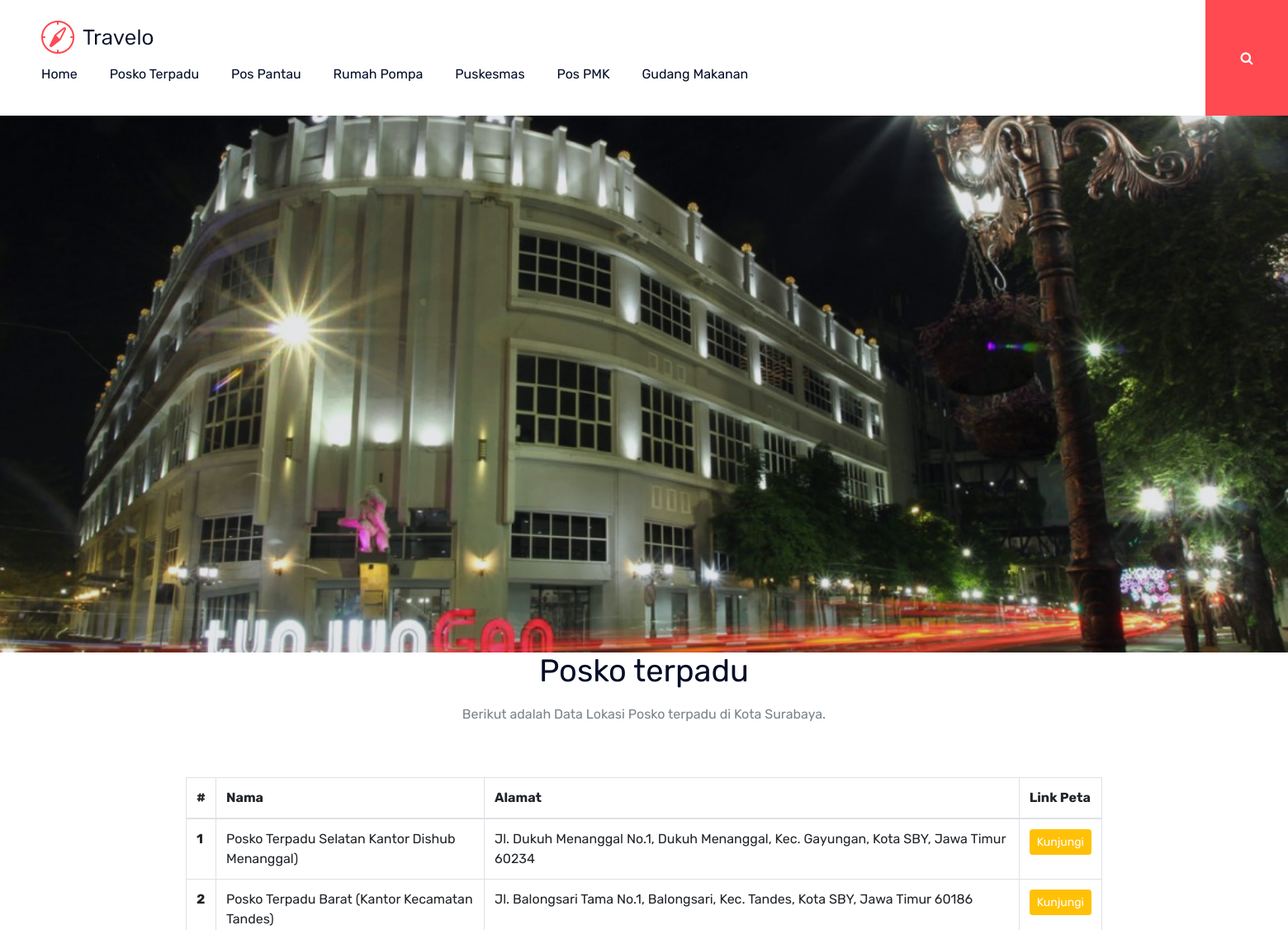
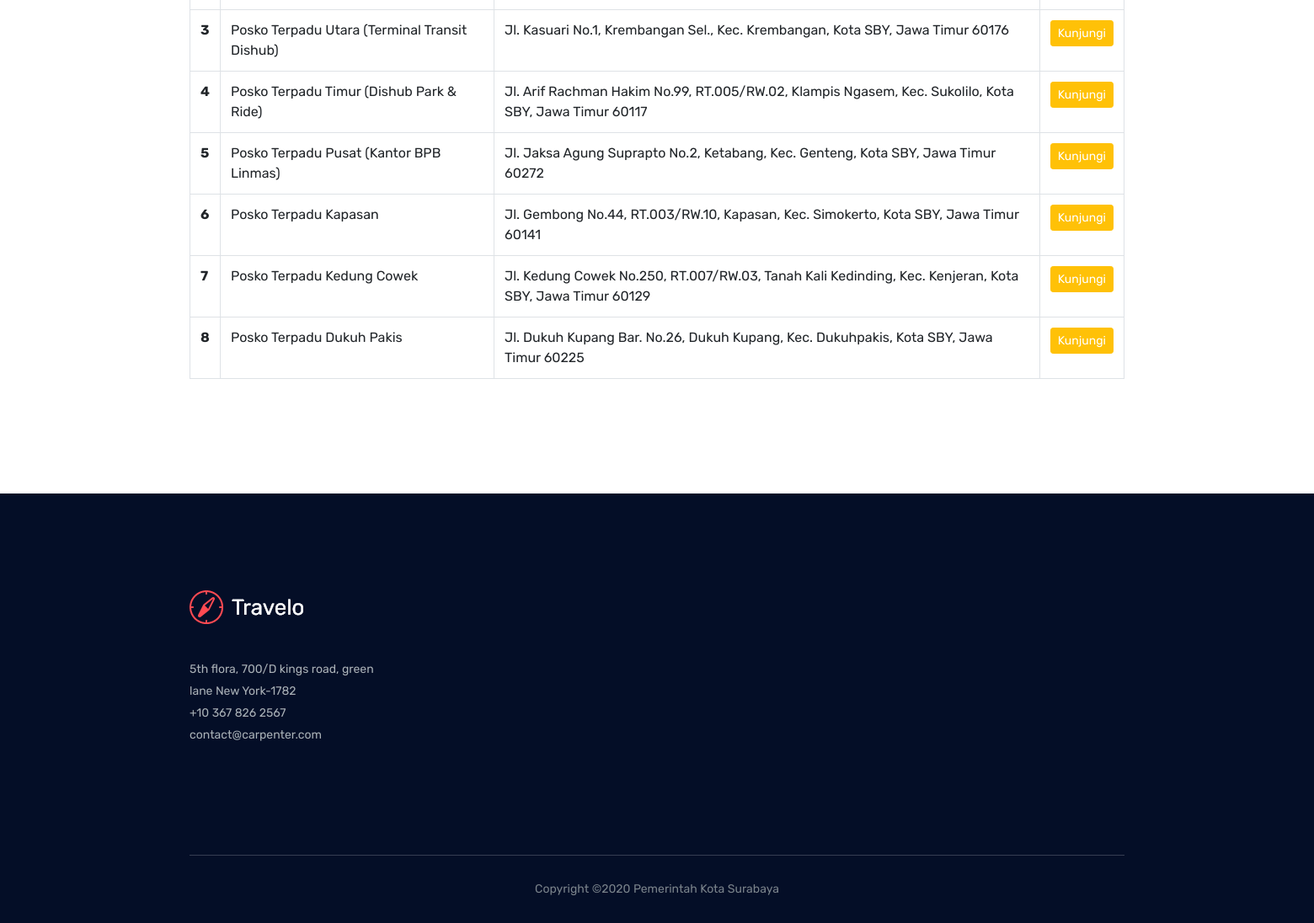
Screenshot of /kategori_lokasi/tipe/posko_terpadu with the database file from the repository (2 pictures, top to bottom).
### tables this page shows
CREATE TABLE `tipe_objek_vital`  (
  `id_tipe` bigint(20) NOT NULL AUTO_INCREMENT,
  `nama_tipe` varchar(255) NULL DEFAULT NULL,
  `urut` int(2) NULL DEFAULT NULL,
  `url` varchar(255) NULL DEFAULT NULL,
  PRIMARY KEY (`id_tipe`) USING BTREE
);

CREATE TABLE `objek_vital`  (
  `id` int(11) NOT NULL AUTO_INCREMENT,
  `nama` varchar(60) NULL DEFAULT NULL,
  `alamat` varchar(255) NULL DEFAULT NULL,
  `lat` varchar(60) NULL DEFAULT NULL,
  `lng` varchar(60) NULL DEFAULT NULL,
  `wilayah` enum('pusat','utara','barat','timur','selatan') NULL DEFAULT NULL,
  `tipe` enum('1','2','3','4','5','6') NULL DEFAULT NULL,
  `link` varchar(255) NULL DEFAULT NULL,
  `keterangan` varchar(255) NULL DEFAULT NULL,
  `milik` enum('pemkot','non pemkot') NULL DEFAULT NULL,
  `sifat` enum('internal','eksternal') NULL DEFAULT NULL,
  PRIMARY KEY (`id`) USING BTREE
);

### application/modules/kategori_lokasi/controllers/Kategori_lokasi.php (called while the page is built, shortened)
<?php
class Kategori_lokasi extends CI_Controller {
	public function __construct()
	{
		$this->load->model('mod_home');
		$this->load->model('mod_kategori_lokasi', 'm_lok');
	}
	public function tipe($kategori)
	{
		$tipe_objek_vital = $this->mod_home->get_tipe_objek_vital();
		$objek_vital = $this->mod_home->get_tipe_by_url($kategori);
		$hasil_data = $this->mod_home->get_data(['tipe' => $objek_vital->id_tipe]);
		$data = array(
			'content' => 'kategori_lokasi/view_kategori_lokasi',
			'js' => 'kategori_lokasi/jsKategoriLokasi',
			'objek_vital' => $objek_vital,
			'data' => $hasil_data,
			'menu_navbar' => $tipe_objek_vital
		);
		$this->load->view('template/v_index', $data);
	}
}

### index.php (called while the page is built, shortened)
<?php
require_once BASEPATH.'core/CodeIgniter.php';

### application/models/Mod_home.php (called while the page is built, shortened)
<?php
class Mod_home extends CI_Model
{
	public function get_tipe_objek_vital()
	{
		$this->db->select('*');
		$this->db->from('tipe_objek_vital');
		$this->db->order_by('urut', 'asc');
		$query = $this->db->get();
		return $query->result();
	}
	public function get_tipe_by_url($str_index)
	{
		$this->db->select('*');
		$this->db->from('tipe_objek_vital');
		$this->db->where('url', trim($str_index));
		$query = $this->db->get();
		return $query->row();
	}
	public function get_data($where)
	{
		$this->db->select('*');
		$this->db->from('objek_vital');
		$this->db->where($where);
		$query = $this->db->get();
		return $query->result();
	}
}

### application/modules/kategori_lokasi/views/view_kategori_lokasi.php (the view, shortened to what this page needs)
<div class="popular_destination_area">
       <div class="container">
           <div class="row justify-content-center">
               <div class="col-lg-12">
                   <div class="section_title text-center mb_70">
                       <h3><?= $objek_vital->nama_tipe; ?></h3>
                       <p>Berikut adalah Data Lokasi <?= $objek_vital->nama_tipe; ?> di Kota Surabaya.</p>
                   </div>
               </div>
           </div>
           <div class="row justify-content-center">
               <div class="table-responsive">
                   <div class="col-lg-12">
                       <table id="tbl-lokasi" class="table table-bordered table-hover" cellspacing="0" width="100%">
                         <thead>
                           <tr>
                             <th scope="col">#</th>
                             <th scope="col">Nama</th>
                             <th scope="col">Alamat</th>
                             <th scope="col">Link Peta</th>
                           </tr>
                         </thead>
                         <tbody>
                           <?php $no = 1; ?>
                           <?php foreach ($data as $key => $value) { ?>
                               <tr>
                                 <th scope="row"><?= $no++; ?></th>
                                 <td><?= $value->nama; ?></td>
                                 <td><?= $value->alamat; ?></td>
                                 <td>
                                     <a href="https://www.google.com/maps/place/<?= $value->lat; ?>, <?= $value->lng; ?>" target="_blank" class="btn btn-sm btn-warning" style="color: white"> Kunjungi</a>
                                 </td>
                               </tr>
                           <?php } ?>
                         </tbody>
                       </table>
                   </div>
               </div>
           </div>
       </div>
   </div>

### application/third_party/MX/Loader.php (shortened to what this page needs)
<?php (defined('BASEPATH')) OR exit('No direct script access allowed');
class MX_Loader extends CI_Loader
{
	protected $_module;
	public $_ci_cached_vars = array();
	public function initialize($controller = NULL)
	{
		$this->_module = CI::$APP->router->fetch_module();
	}
	public function model($model, $object_name = NULL, $connect = FALSE)
	{
		if (is_array($model)) return $this->models($model);
		($_alias = $object_name) OR $_alias = basename($model);
		list($path, $_model) = Modules::find(strtolower($model), $this->_module, 'models/');
		if ($path == FALSE)
		{
			parent::model($model, $object_name, $connect);
		}
		else
		{
			CI::$APP->$_alias = new $model();
		}
		return $this;
	}
	public function models($models)
	{
		return $this;
	}
	public function view($view, $vars = array(), $return = FALSE)
	{
		list($path, $_view) = Modules::find($view, $this->_module, 'views/');
		if ($path != FALSE)
		{
			$this->_ci_view_paths = array($path => TRUE) + $this->_ci_view_paths;
			$view = $_view;
		}
		return $this->_ci_load(array('_ci_view' => $view, '_ci_vars' => $this->_ci_object_to_array($vars), '_ci_return' => $return));
	}
	public function _ci_load($_ci_data)
	{
		extract($_ci_data);
		if (isset($_ci_view))
		{
			$_ci_path = '';
			$_ci_file = (pathinfo($_ci_view, PATHINFO_EXTENSION)) ? $_ci_view : $_ci_view.EXT;
			foreach ($this->_ci_view_paths as $path => $cascade)
			{
				if (file_exists($view = $path.$_ci_file))
				{
					$_ci_path = $view;
					break;
				}
			}
		}
		elseif (isset($_ci_path))
		{
			$_ci_file = basename($_ci_path);
			if( ! file_exists($_ci_path)) $_ci_path = '';
		}
		if (isset($_ci_vars))
			$this->_ci_cached_vars = array_merge($this->_ci_cached_vars, (array) $_ci_vars);
		extract($this->_ci_cached_vars);
		if ((bool) @ini_get('short_open_tag') === FALSE && CI::$APP->config->item('rewrite_short_tags') == TRUE)
		{
			echo eval('?>'.preg_replace("/;*\s*\?>/", "; ?>", str_replace('<?=', '<?php echo ', file_get_contents($_ci_path))));
		}
		else
		{
			include($_ci_path);
		}
	}
}

### application/views/template/v_index.php (shortened to what this page needs)
<!doctype html>
<html class="no-js" lang="zxx">
<head>
    <link rel="stylesheet" href="<?= base_url('assets/template/css/bootstrap.min.css'); ?>">
    <link rel="stylesheet" href="<?= base_url('assets/template/css/owl.carousel.min.css'); ?>">
    <link rel="stylesheet" href="<?= base_url('assets/template/css/magnific-popup.css'); ?>">
    <link rel="stylesheet" href="<?= base_url('assets/template/css/font-awesome.min.css'); ?>">
    <link rel="stylesheet" href="<?= base_url('assets/template/css/themify-icons.css'); ?>">
    <link rel="stylesheet" href="<?= base_url('assets/template/css/nice-select.css'); ?>">
    <link rel="stylesheet" href="<?= base_url('assets/template/css/flaticon.css'); ?>">
    <link rel="stylesheet" href="<?= base_url('assets/template/css/gijgo.css'); ?>">
    <link rel="stylesheet" href="<?= base_url('assets/template/css/animate.css'); ?>">
    <link rel="stylesheet" href="<?= base_url('assets/template/css/slick.css'); ?>">
    <link rel="stylesheet" href="<?= base_url('assets/template/css/slicknav.css'); ?>">
    <link rel="stylesheet" href="<?= base_url('assets/datatables/dataTables.bootstrap4.min.css'); ?>">
    <link rel="stylesheet" href="https://ajax.googleapis.com/ajax/libs/jqueryui/1.11.2/themes/smoothness/jquery-ui.css">
    <link rel="stylesheet" href="<?= base_url('assets/template/css/style.css'); ?>">
    <link rel="stylesheet" href="<?= base_url('assets/template/css/custom-style.css'); ?>">
</head>
<body>
    <?php $this->load->view('template/v_header'); ?>
    <?php $this->load->view('template/v_slider'); ?>
    <?php if (isset($content)) {
       $this->load->view($content);
    } ?>
    <?php $this->load->view('template/v_footer'); ?>
</body>
</html>

### application/views/template/v_header.php (shortened to what this page needs)
<header>
    <div class="header-area ">
        <div id="sticky-header" class="main-header-area">
            <div class="container-fluid">
                <div class="header_bottom_border">
                    <div class="row align-items-center">
                        <div class="col-xl-2 col-lg-2">
                            <div class="logo">
                                <a href="index.html">
                                    <img src="<?= base_url('assets/template/img/logo.png'); ?>" alt="">
                                </a>
                            </div>
                        </div>
                        <div class="col-xl-12 col-lg-12">
                            <div class="main-menu  d-none d-lg-block">
                                <nav>
                                    <ul id="navigation">
                                        <li><a class="active" href="index.html">home</a></li>
                                        <?php foreach ($menu_navbar as $key => $value) { ?>
                                            <li><a href='<?=base_url("kategori_lokasi/tipe/$value->url"); ?>'><?= $value->nama_tipe; ?></a></li>
                                        <?php } ?>
                                    </ul>
                                </nav>
                            </div>
                        </div>
                        <div class="seach_icon">
                            <a data-toggle="modal" data-target="#exampleModalCenter" href="#">
                                <i class="fa fa-search"></i>
                            </a>
                        </div>
                        <div class="col-12">
                        </div>
                    </div>
                </div>
            </div>
        </div>
    </div>
</header>

### application/views/template/v_slider.php (shortened to what this page needs)
<div class="slider_area">
        <div class="slider_active owl-carousel">
            <div class="single_slider  d-flex align-items-center slider_bg_1 overlay">
                <div class="container">
                    <div class="row align-items-center">
                        <div class="col-xl-12 col-md-12">
                        </div>
                    </div>
                </div>
            </div>
        </div>
    </div>

### application/views/template/v_footer.php (shortened to what this page needs)
<footer class="footer">
        <div class="footer_top">
            <div class="container">
                <div class="row">
                    <div class="col-xl-4 col-md-6 col-lg-4 ">
                        <div class="footer_widget">
                            <div class="footer_logo">
                                <a href="#">
                                    <img src="img/footer_logo.png" alt="">
                                </a>
                            </div>
                            <p>5th flora, 700/D kings road, green <br> lane New York-1782 <br>
                                <a href="#">+10 367 826 2567</a> <br>
                                <a href="#">contact@carpenter.com</a>
                            </p>
                        </div>
                    </div>
                </div>
            </div>
        </div>
        <div class="copy-right_text">
            <div class="container">
                <div class="footer_border"></div>
                <div class="row">
                    <div class="col-xl-12">
                        <p class="copy_right text-center">
                            Copyright &copy;<script>document.write(new Date().getFullYear());</script> Pemerintah Kota Surabaya
                        </p>
                    </div>
                </div>
            </div>
        </div>
    </footer>

### assets/template/css/custom-style.css (style rules this page uses)
.slider_bg_1 { background-image: url(../../img/slider/Jalan-Tunjungan-Surabaya.jpg); }

### rows the page displays
tipe_objek_vital: nama_tipe "Posko Terpadu", nama_tipe "Posko terpadu"
tipe_objek_vital: nama_tipe "Pos Pantau"
tipe_objek_vital: nama_tipe "Rumah Pompa"
tipe_objek_vital: nama_tipe "Puskesmas"
tipe_objek_vital: nama_tipe "Pos PMK"
tipe_objek_vital: nama_tipe "Gudang Makanan"
objek_vital: nama "Posko Terpadu Selatan Kantor Dishub Menanggal)", alamat "Jl. Dukuh Menanggal No.1, Dukuh Menanggal, Kec. Gayungan, Kota SBY, Jawa Timur 60234"
objek_vital: nama "Posko Terpadu Barat (Kantor Kecamatan Tandes)", alamat "Jl. Balongsari Tama No.1, Balongsari, Kec. Tandes, Kota SBY, Jawa Timur 60186"
objek_vital: nama "Posko Terpadu Utara (Terminal Transit Dishub)", alamat "Jl. Kasuari No.1, Krembangan Sel., Kec. Krembangan, Kota SBY, Jawa Timur 60176"
objek_vital: nama "Posko Terpadu Timur (Dishub Park & Ride)", alamat "Jl. Arif Rachman Hakim No.99, RT.005/RW.02, Klampis Ngasem, Kec. Sukolilo, Kota SBY, Jawa Timur 60117"
objek_vital: nama "Posko Terpadu Pusat (Kantor BPB Linmas)", alamat "Jl. Jaksa Agung Suprapto No.2, Ketabang, Kec. Genteng, Kota SBY, Jawa Timur 60272"
objek_vital: nama "Posko Terpadu Kapasan", alamat "Jl. Gembong No.44, RT.003/RW.10, Kapasan, Kec. Simokerto, Kota SBY, Jawa Timur 60141"
objek_vital: nama "Posko Terpadu Kedung Cowek", alamat "Jl. Kedung Cowek No.250, RT.007/RW.03, Tanah Kali Kedinding, Kec. Kenjeran, Kota SBY, Jawa Timur 60129"
objek_vital: nama "Posko Terpadu Dukuh Pakis", alamat "Jl. Dukuh Kupang Bar. No.26, Dukuh Kupang, Kec. Dukuhpakis, Kota SBY, Jawa Timur 60225"
